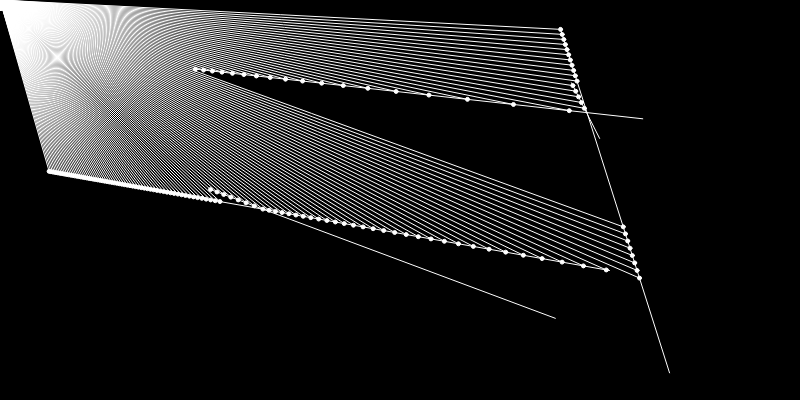
Frame 1 (no input)
Frame 60 (no input): identical to frame 1, image omitted
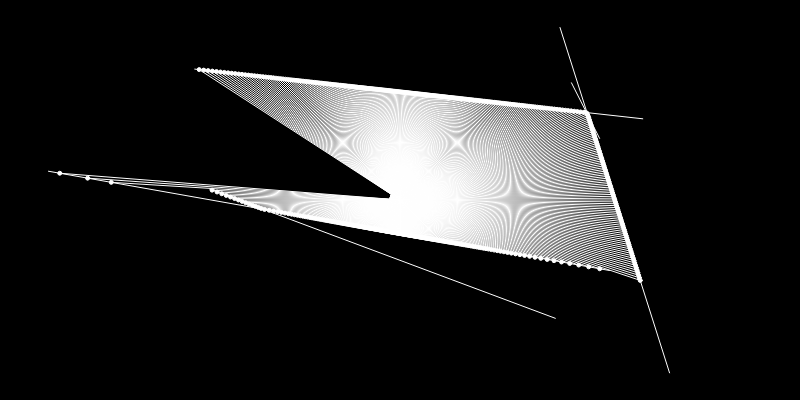
Frame 120 (the mouse pressed at the canvas centre since frame 60)

The p5.js sketch that drew these frames (run headless with seeded random() and noise() and a simulated clock; from frame 60 on, the mouse is pressed at the canvas centre):

// p5.js sketch
// ── sketch.js
//let wall;
let ray;
let particle;

let walls = [];

function setup() {
	createCanvas(800, 400);

	// create Random walls
	for (let i = 0; i < 5; i++) {
		walls.push(
			new Boundary(
				random(0, width),
				random(0, height),
				random(0, width),
				random(0, height)
			)
		);
	}
	particle = new Particle();
}

function draw() {
	background(0);

	//wall.show()
	walls.forEach((wall) => {
		wall.show();
	});
	particle.update(mouseX, mouseY);
	particle.look(walls);
	particle.show();

	// ray.show()
}

// ── boundary.js
class Boundary {
  constructor (x1, y1, x2, y2){
    this.a = createVector(x1,y1)
    this.b = createVector(x2,y2)
  }
  
  show() {
    stroke(255);
    line(this.a.x, this.a.y, this.b.x, this.b.y)
  }
}
// ── particle.js
class Particle {
	constructor() {
		// create rays
		this.pos = createVector(width / 2, height / 2);
		this.rays = [];
		for (let i = 0; i < 360; i += 0.5) {
			this.rays.push(new Ray(this.pos, radians(i)));
		}
	}

	look(walls) {
		// Algorithm for checking if any rays intersect any wall
		for (let ray of this.rays) {
			let closest = null;
			let record = Infinity;

			for (let wall of walls) {
				const pt = ray.cast(wall);
				if (pt) {
					// find distance
					const d = p5.Vector.dist(this.pos, pt);
					// find if it is closer than last intersection
					if (d < record) {
						record = d;
						closest = pt;
					}
				}
			}

			if (closest) {
				// draw line to closest intersection and ellipse at that point
				line(this.pos.x, this.pos.y, closest.x, closest.y);
				ellipse(closest.x, closest.y, 4);
			}
		}
	}

	update(x, y) {
		this.pos.x = x;
		this.pos.y = y;
	}

	show() {
		fill(255);
		ellipse(this.pos.x, this.pos.y, 4);

		for (let ray of this.rays) {
			ray.show();
		}
	}
}

// ── ray.js
class Ray {
	constructor(pos, angle) {
		// create a position vector and a direction vector from passed angle
		this.pos = pos;
		this.dir = p5.Vector.fromAngle(angle);
	}

	cast(wall) {
		// formula from here
		// https://en.wikipedia.org/wiki/Line%E2%80%93line_intersection
		const x1 = wall.a.x;
		const y1 = wall.a.y;
		const x2 = wall.b.x;
		const y2 = wall.b.y;

		const x3 = this.pos.x;
		const y3 = this.pos.y;
		const x4 = this.pos.x + this.dir.x;
		const y4 = this.pos.y + this.dir.y;

		//calculate t and u according to the formula

		const den = (x1 - x2) * (y3 - y4) - (y1 - y2) * (x3 - x4);
		if (den === 0) {
			return;
		}
		const t = ((x1 - x3) * (y3 - y4) - (y1 - y3) * (x3 - x4)) / den;
		const u = -((x1 - x2) * (y1 - y3) - (y1 - y2) * (x1 - x3)) / den;

		// if 0<t>1 and u>0 a ray is intersecting a line in front of it
		if (t > 0 && t < 1 && u > 0) {
			// calculate the point of intersection from t
			// can also be calculated from u, probably no difference, who knows really
			const pt = createVector();
			pt.x = x1 + t * (x2 - x1);
			pt.y = y1 + t * (y2 - y1);
			return pt;
		} else {
			return;
		}
	}

	show() {
		// draw everything
		stroke(255);
		push();
		translate(this.pos.x, this.pos.y);
		line(0, 0, this.dir.x * 10, this.dir.y * 10);
		pop();
	}
}
